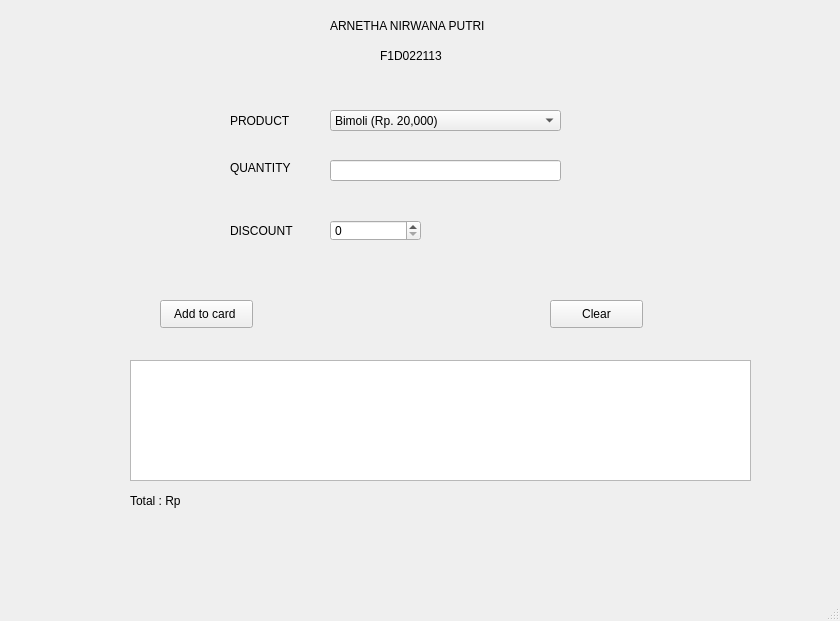
<?xml version="1.0" encoding="UTF-8"?>
<ui version="4.0">
 <class>MainWindow</class>
 <widget class="QMainWindow" name="MainWindow">
  <property name="geometry">
   <rect>
    <x>0</x>
    <y>0</y>
    <width>840</width>
    <height>621</height>
   </rect>
  </property>
  <property name="windowTitle">
   <string>MainWindow</string>
  </property>
  <widget class="QWidget" name="centralwidget">
   <widget class="QLabel" name="label">
    <property name="geometry">
     <rect>
      <x>330</x>
      <y>10</y>
      <width>211</width>
      <height>31</height>
     </rect>
    </property>
    <property name="text">
     <string>ARNETHA NIRWANA PUTRI</string>
    </property>
   </widget>
   <widget class="QLabel" name="label_2">
    <property name="geometry">
     <rect>
      <x>230</x>
      <y>110</y>
      <width>71</width>
      <height>21</height>
     </rect>
    </property>
    <property name="text">
     <string>PRODUCT</string>
    </property>
   </widget>
   <widget class="QComboBox" name="comboBox">
    <property name="geometry">
     <rect>
      <x>330</x>
      <y>110</y>
      <width>231</width>
      <height>21</height>
     </rect>
    </property>
    <item>
     <property name="text">
      <string>Bimoli (Rp. 20,000)</string>
     </property>
    </item>
    <item>
     <property name="text">
      <string>Beras 5 Kg (Rp. 75,000)</string>
     </property>
    </item>
    <item>
     <property name="text">
      <string>Kecap ABC (Rp. 7,000)</string>
     </property>
    </item>
    <item>
     <property name="text">
      <string>Saos Saset (Rp. 2,500)</string>
     </property>
    </item>
   </widget>
   <widget class="QLabel" name="label_3">
    <property name="geometry">
     <rect>
      <x>230</x>
      <y>160</y>
      <width>81</width>
      <height>16</height>
     </rect>
    </property>
    <property name="text">
     <string>QUANTITY</string>
    </property>
   </widget>
   <widget class="QLineEdit" name="lineEdit">
    <property name="geometry">
     <rect>
      <x>330</x>
      <y>160</y>
      <width>231</width>
      <height>21</height>
     </rect>
    </property>
   </widget>
   <widget class="QLabel" name="label_4">
    <property name="geometry">
     <rect>
      <x>230</x>
      <y>220</y>
      <width>81</width>
      <height>21</height>
     </rect>
    </property>
    <property name="text">
     <string>DISCOUNT</string>
    </property>
   </widget>
   <widget class="QSpinBox" name="spinBox">
    <property name="geometry">
     <rect>
      <x>330</x>
      <y>220</y>
      <width>91</width>
      <height>21</height>
     </rect>
    </property>
   </widget>
   <widget class="QPushButton" name="pushButton">
    <property name="geometry">
     <rect>
      <x>160</x>
      <y>300</y>
      <width>93</width>
      <height>28</height>
     </rect>
    </property>
    <property name="text">
     <string>Add to card </string>
    </property>
   </widget>
   <widget class="QPushButton" name="pushButton_2">
    <property name="geometry">
     <rect>
      <x>550</x>
      <y>300</y>
      <width>93</width>
      <height>28</height>
     </rect>
    </property>
    <property name="text">
     <string>Clear</string>
    </property>
   </widget>
   <widget class="QListWidget" name="listWidget">
    <property name="geometry">
     <rect>
      <x>130</x>
      <y>360</y>
      <width>621</width>
      <height>121</height>
     </rect>
    </property>
   </widget>
   <widget class="QLabel" name="label_5">
    <property name="geometry">
     <rect>
      <x>130</x>
      <y>490</y>
      <width>311</width>
      <height>21</height>
     </rect>
    </property>
    <property name="text">
     <string>Total : Rp</string>
    </property>
   </widget>
   <widget class="QLabel" name="label_6">
    <property name="geometry">
     <rect>
      <x>380</x>
      <y>40</y>
      <width>81</width>
      <height>31</height>
     </rect>
    </property>
    <property name="text">
     <string>F1D022113</string>
    </property>
   </widget>
  </widget>
  <widget class="QMenuBar" name="menubar">
   <property name="geometry">
    <rect>
     <x>0</x>
     <y>0</y>
     <width>840</width>
     <height>18</height>
    </rect>
   </property>
  </widget>
  <widget class="QStatusBar" name="statusbar"/>
 </widget>
 <resources/>
 <connections/>
</ui>
